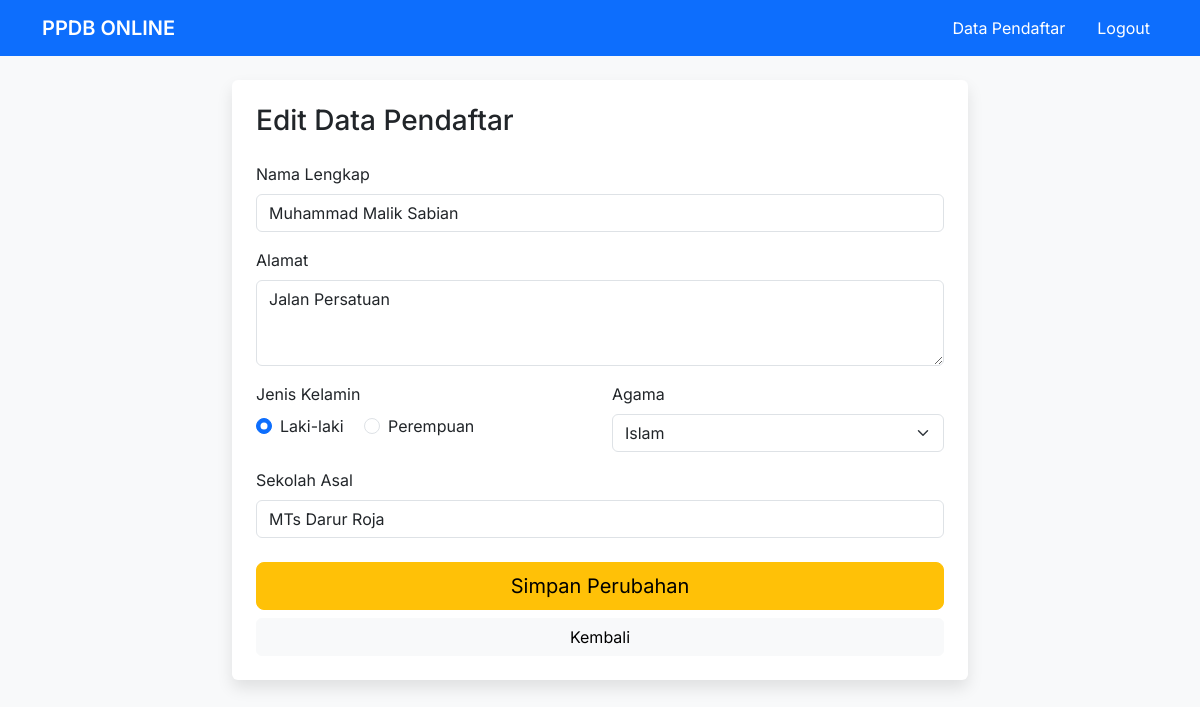
The page /edit.php?id=9 on the database its author committed.
### tables this page shows
CREATE TABLE `calon_siswa` (
  `id` int(11) NOT NULL,
  `nama` varchar(100) NOT NULL,
  `alamat` text NOT NULL,
  `jenis_kelamin` enum('Laki-laki','Perempuan') NOT NULL,
  `agama` varchar(20) NOT NULL,
  `sekolah_asal` varchar(100) NOT NULL,
  `tanggal_daftar` timestamp NOT NULL DEFAULT current_timestamp()
);

### edit.php (the view, shortened to what this page needs)
<?php
include("config.php");
include("header.php");
$id = $_GET['id'];
$sql = "SELECT * FROM calon_siswa WHERE id=$id";
$query = mysqli_query($db, $sql);
$siswa = mysqli_fetch_assoc($query);
?>
<div class="row justify-content-center">
    <div class="col-md-8">
        <div class="card p-4">
            <h3 class="mb-4">Edit Data Pendaftar</h3>
            <form action="prosesedit.php" method="POST">
                <div class="mb-3">
                    <label class="form-label">Nama Lengkap</label>
                    <input type="text" name="nama" class="form-control" value="<?php echo $siswa['nama'] ?>" required>
                </div>
                <div class="mb-3">
                    <label class="form-label">Alamat</label>
                    <textarea name="alamat" class="form-control" rows="3" required><?php echo $siswa['alamat'] ?></textarea>
                </div>
                <div class="row">
                    <div class="col-md-6 mb-3">
                        <label class="form-label">Jenis Kelamin</label>
                        <?php $jk = $siswa['jenis_kelamin']; ?>
                        <div>
                            <div class="form-check form-check-inline">
                                <input class="form-check-input" type="radio" name="jenis_kelamin" value="Laki-laki" <?php echo ($jk == 'Laki-laki') ? "checked": "" ?>>
                                <label class="form-check-label">Laki-laki</label>
                            </div>
                            <div class="form-check form-check-inline">
                                <input class="form-check-input" type="radio" name="jenis_kelamin" value="Perempuan" <?php echo ($jk == 'Perempuan') ? "checked": "" ?>>
                                <label class="form-check-label">Perempuan</label>
                            </div>
                        </div>
                    </div>
                    <div class="col-md-6 mb-3">
                        <label class="form-label">Agama</label>
                        <?php $agama = $siswa['agama']; ?>
                        <select name="agama" class="form-select">
                            <option <?php echo ($agama == 'Islam') ? "selected": "" ?>>Islam</option>
                        </select>
                    </div>
                </div>
                <div class="mb-4">
                    <label class="form-label">Sekolah Asal</label>
                    <input type="text" name="sekolah_asal" class="form-control" value="<?php echo $siswa['sekolah_asal'] ?>" required>
                </div>
                <div class="d-grid gap-2">
                    <button type="submit" name="simpan" class="btn btn-warning btn-lg">Simpan Perubahan</button>
                    <a href="listsiswa.php" class="btn btn-light">Kembali</a>
                </div>
            </form>
        </div>
    </div>
</div>

### header.php (style rules this page uses)
body { font-family: 'Inter', sans-serif; background-color: #f8f9fa; }
.card { border: none; box-shadow: 0 0.5rem 1rem rgba(0, 0, 0, 0.1); }

### rows shown on the page
calon_siswa: nama "Muhammad Malik Sabian", alamat "Jalan Persatuan", jenis_kelamin "☑", agama "Islam", sekolah_asal "MTs Darur Roja"
